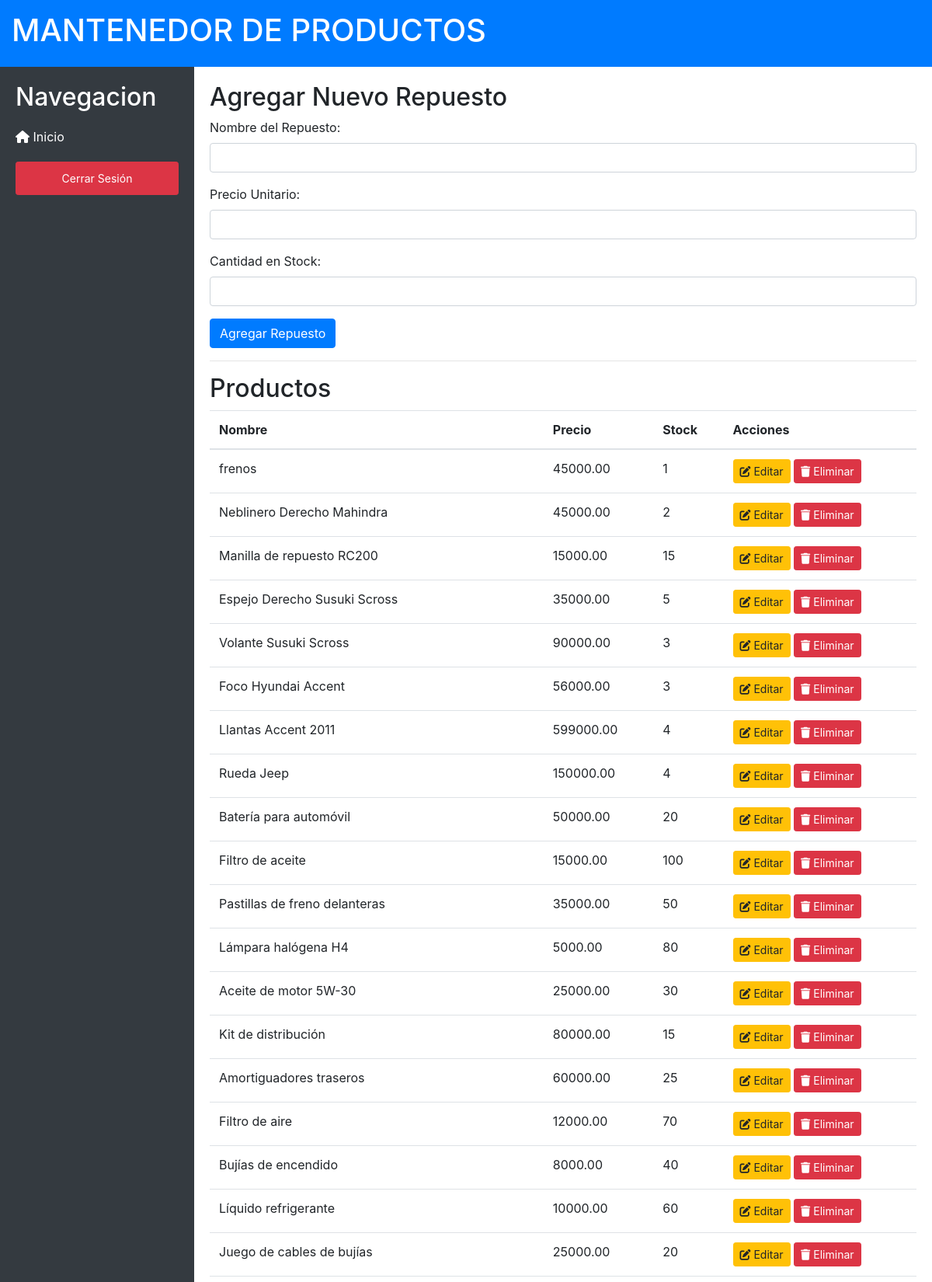
/paginas/mantenedores/repuestos.php (upper part), run on the app's committed database.
### tables this page shows
CREATE TABLE `repuestos` (
  `RepuestoID` int(11) NOT NULL,
  `NombreRepuesto` varchar(100) DEFAULT NULL,
  `CantidadStock` int(11) DEFAULT NULL,
  `PrecioUnitario` decimal(10,2) DEFAULT NULL,
  `Proveedor` varchar(100) DEFAULT NULL
);

### paginas/mantenedores/repuestos.php (the view, shortened to what this page needs)
<?php
include '../../php/conexion.php';
?>
<!DOCTYPE html>
<html lang="en">
<head>
    <link rel="stylesheet" href="https://cdnjs.cloudflare.com/ajax/libs/font-awesome/6.0.0-beta3/css/all.min.css">
    <link rel="stylesheet" href="https://cdnjs.cloudflare.com/ajax/libs/twitter-bootstrap/4.6.0/css/bootstrap.min.css">
    <link rel="stylesheet" href="../../css/estilo_admin.css">
</head>
<body>
    <div class="header">
        <h1>MANTENEDOR DE PRODUCTOS</h1>
    </div>
    <div class="wrapper">
        <nav class="sidebar">
            <h2>Navegacion</h2>
            <a href="../admin.html"><i class="fas fa-home"></i> Inicio</a>
            <a href="../index.html" class="btn btn-danger btn-sm" style="margin-top: 10px;">Cerrar Sesión</a>
        </nav>
        <div class="main-content">
            <div class="formulario-nuevo-repuesto">
                <h2>Agregar Nuevo Repuesto</h2>
                <form action="../../php/pro/agregar_producto.php" method="post">
                    <div class="form-group">
                        <label for="nombreRepuesto">Nombre del Repuesto:</label>
                        <input type="text" id="nombreRepuesto" name="nombreRepuesto" class="form-control" required>
                    </div>
                    <div class="form-group">
                        <label for="precioUnitario">Precio Unitario:</label>
                        <input type="number" id="precioUnitario" name="precioUnitario" class="form-control" step="0.01" required>
                    </div>
                    <div class="form-group">
                        <label for="cantidadStock">Cantidad en Stock:</label>
                        <input type="number" id="cantidadStock" name="cantidadStock" class="form-control" required>
                    </div>
                    <button type="submit" class="btn btn-primary">Agregar Repuesto</button>
                </form>
            </div>
            <hr>
            <?php
            $sql = "SELECT * FROM repuestos";
            $resultado = $conexion->query($sql);
            if ($resultado->num_rows > 0) {
                echo '<h2>Productos</h2>';
                echo '<table class="table">';
                echo '<thead><tr><th>Nombre</th><th>Precio</th><th>Stock</th><th>Acciones</th></tr></thead>';
                echo '<tbody>';
                while ($fila = $resultado->fetch_assoc()) {
                    echo '<tr>';
                    echo '<td>' . $fila['NombreRepuesto'] . '</td>';
                    echo '<td>' . $fila['PrecioUnitario'] . '</td>';
                    echo '<td>' . $fila['CantidadStock'] . '</td>';
                    echo '<td>';
                    echo '<a href="../../php/pro/editar_producto.php?id=' . $fila['RepuestoID'] . '" class="btn btn-warning btn-sm"><i class="fas fa-edit"></i> Editar</a> ';
                    echo '<a href="../../php/pro/eliminar_producto.php?id=' . $fila['RepuestoID'] . '" class="btn btn-danger btn-sm"><i class="fas fa-trash"></i> Eliminar</a>';
                    echo '</td>';
                    echo '</tr>';
                }
                echo '</tbody>';
                echo '</table>';
            } else {
                echo "No se encontraron productos.";
            }
            ?>
        </div>
    </div>
</body>
</html>

### css/estilo_admin.css (style rules this page uses)
body { display: flex; min-height: 100vh; flex-direction: column; }
.wrapper { display: flex; flex: 1; }
.sidebar { width: 250px; background: #343a40; color: #fff; padding: 20px; flex-shrink: 0; }
.sidebar a { color: #fff; text-decoration: none; display: block; padding: 10px 0; margin: 10px 0; }
.main-content { flex: 1; padding: 20px; }
.header { background: #007bff; color: #fff; padding: 15px; }

### data on the page
repuestos: NombreRepuesto "frenos", PrecioUnitario "45000.00", CantidadStock "1"
repuestos: NombreRepuesto "Neblinero Derecho Mahindra", PrecioUnitario "45000.00", CantidadStock "2"
repuestos: NombreRepuesto "Manilla de repuesto RC200", PrecioUnitario "15000.00", CantidadStock "15"
repuestos: NombreRepuesto "Espejo Derecho Susuki Scross", PrecioUnitario "35000.00", CantidadStock "5"
repuestos: NombreRepuesto "Volante Susuki Scross", PrecioUnitario "90000.00", CantidadStock "3"
repuestos: NombreRepuesto "Foco Hyundai Accent", PrecioUnitario "56000.00", CantidadStock "3"
repuestos: NombreRepuesto "Llantas Accent 2011", PrecioUnitario "599000.00", CantidadStock "4"
repuestos: NombreRepuesto "Rueda Jeep", PrecioUnitario "150000.00", CantidadStock "4"
repuestos: NombreRepuesto "Batería para automóvil", PrecioUnitario "50000.00", CantidadStock "20"
repuestos: NombreRepuesto "Filtro de aceite", PrecioUnitario "15000.00", CantidadStock "100"
repuestos: NombreRepuesto "Pastillas de freno delanteras", PrecioUnitario "35000.00", CantidadStock "50"
repuestos: NombreRepuesto "Lámpara halógena H4", PrecioUnitario "5000.00", CantidadStock "80"
repuestos: NombreRepuesto "Aceite de motor 5W-30", PrecioUnitario "25000.00", CantidadStock "30"
repuestos: NombreRepuesto "Kit de distribución", PrecioUnitario "80000.00", CantidadStock "15"
repuestos: NombreRepuesto "Amortiguadores traseros", PrecioUnitario "60000.00", CantidadStock "25"
repuestos: NombreRepuesto "Filtro de aire", PrecioUnitario "12000.00", CantidadStock "70"
repuestos: NombreRepuesto "Bujías de encendido", PrecioUnitario "8000.00", CantidadStock "40"
repuestos: NombreRepuesto "Líquido refrigerante", PrecioUnitario "10000.00", CantidadStock "60"
repuestos: NombreRepuesto "Juego de cables de bujías", PrecioUnitario "25000.00", CantidadStock "20"
